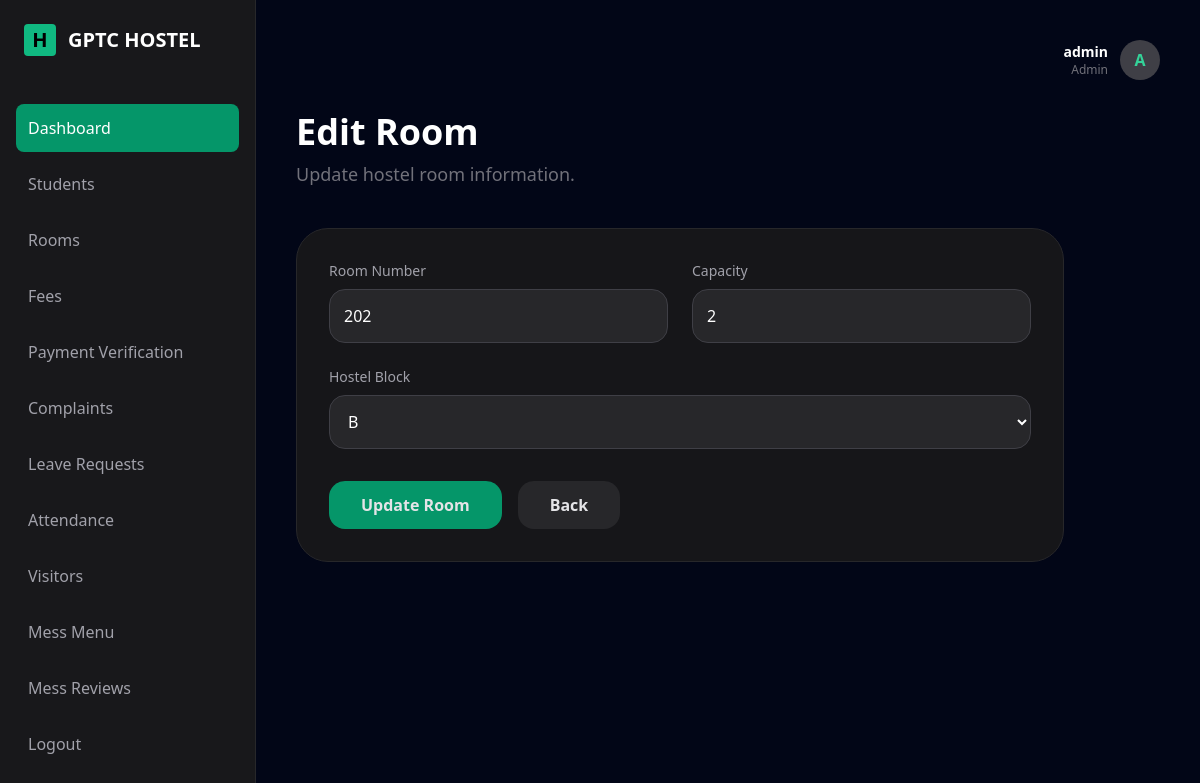
/admin/edit_room.php?id=5 (signed in), run on the app's committed database.
### tables this page shows
CREATE TABLE `rooms` (
  `room_id` int(11) NOT NULL,
  `block_id` int(11) DEFAULT NULL,
  `room_number` varchar(20) DEFAULT NULL,
  `floor` int(11) DEFAULT NULL,
  `capacity` int(11) DEFAULT NULL,
  `current_occupancy` int(11) DEFAULT 0,
  `room_type` enum('single','double','triple','dormitory') DEFAULT NULL,
  `status` enum('available','full','maintenance') DEFAULT 'available',
  `created_at` timestamp NOT NULL DEFAULT current_timestamp()
);

CREATE TABLE `hostel_blocks` (
  `block_id` int(11) NOT NULL,
  `block_name` varchar(50) DEFAULT NULL,
  `block_type` enum('boys','girls','mixed') DEFAULT NULL,
  `total_floors` int(11) DEFAULT NULL,
  `description` text DEFAULT NULL,
  `created_at` timestamp NOT NULL DEFAULT current_timestamp()
);

### admin/edit_room.php (the view, shortened to what this page needs)
<?php
$id=$_GET['id'];
$room=mysqli_fetch_assoc(mysqli_query($conn,"
SELECT *
FROM rooms
WHERE room_id='$id'
"));
$blocks=mysqli_query($conn,"
SELECT *
FROM hostel_blocks
ORDER BY block_name ASC
");
?>
<!DOCTYPE html>
<html>
<head>
<script src="https://cdn.tailwindcss.com"></script>
</head>
<body class="text-zinc-200">
<div class="flex min-h-screen">
<?php include("layout/sidebar.php"); ?>
<div class="flex-1 p-10">
<?php include("layout/header.php"); ?>
<div class="mb-10">
<h1 class="text-4xl font-black text-white">
Edit Room
</h1>
<p class="text-zinc-500 mt-2 text-lg">
Update hostel room information.
</p>
</div>
<div class="card rounded-[32px] p-8 max-w-3xl">
<form method="POST">
<div class="grid grid-cols-2 gap-6">
<div>
<label class="block text-sm text-zinc-400 mb-2">
Room Number
</label>
<input
type="text"
name="room_number"
value="<?php echo $room['room_number']; ?>"
required
class="input"
>
</div>
<div>
<label class="block text-sm text-zinc-400 mb-2">
Capacity
</label>
<input
type="number"
name="capacity"
value="<?php echo $room['capacity']; ?>"
required
class="input"
>
</div>
<div class="col-span-2">
<label class="block text-sm text-zinc-400 mb-2">
Hostel Block
</label>
<select
name="block_id"
required
class="input"
>
<?php while($block=mysqli_fetch_assoc($blocks)){ ?>
<option
value="<?php echo $block['block_id']; ?>"
<?php
if($room['block_id']==$block['block_id']){
echo "selected";
}
?>
>
<?php echo $block['block_name']; ?>
</option>
<?php } ?>
</select>
</div>
</div>
<div class="flex gap-4 mt-8">
<button
type="submit"
name="update_room"
class="bg-emerald-600 hover:bg-emerald-500 transition px-8 py-3 rounded-2xl font-semibold">
Update Room
</button>
<a
href="rooms.php"
class="bg-zinc-800 hover:bg-zinc-700 transition px-8 py-3 rounded-2xl font-semibold">
Back
</a>
</div>
</form>
</div>
</div>
</div>
</body>
</html>

### admin/edit_room.php (style rules this page uses)
body { background:#020617; font-family:system-ui; }
.card { background:rgba(24,24,27,.92); border:1px solid #27272a; backdrop-filter:blur(12px); }
.input { width:100%; background:#27272a; border:1px solid #3f3f46; padding:14px; border-radius:16px; outline:none; color:white; transition:.3s; }

### data on the page
rooms: room_number "202", capacity "2", block_id "B"

### other printed values
$_SESSION['username'] "admin"
